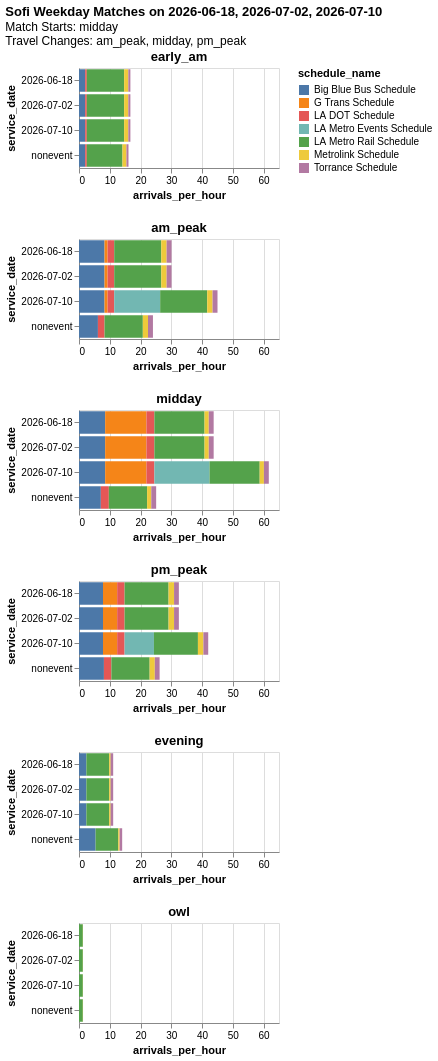

The code cell stored with this chart in its notebook:
### Code cell
selection = alt.selection_point(fields=["schedule_name"], bind="legend")

indiv_time_of_day_charts = [
    make_another_bar(
        arrivals_by_event_long2[arrivals_by_event_long2.service_date.isin(["nonevent"] + indiv_dates)], 
        time_of_day, 
        "weekday"
    ).properties(
        title = f"{time_of_day}", width=200, height=100
    ).add_params(selection) for time_of_day in event_helpers.TIME_OF_DAY_ORDER
]    

alt.vconcat(*indiv_time_of_day_charts).properties(
    title={
        "text": f"Sofi {day_type.title()} Matches on {', '.join(indiv_dates)}", 
        "subtitle": ["Match Starts: midday", "Travel Changes: am_peak, midday, pm_peak"]
}).resolve_scale(x ='shared')
